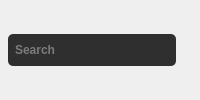
           <widget class="QFrame" name="fr_content_view_top">
            <property name="minimumSize">
             <size>
              <width>0</width>
              <height>32</height>
             </size>
            </property>
            <property name="maximumSize">
             <size>
              <width>16777215</width>
              <height>16777215</height>
             </size>
            </property>
            <property name="frameShape">
             <enum>QFrame::NoFrame</enum>
            </property>
            <property name="frameShadow">
             <enum>QFrame::Raised</enum>
            </property>
            <layout class="QHBoxLayout" name="horizontalLayout_7">
             <property name="spacing">
              <number>0</number>
             </property>
             <property name="leftMargin">
              <number>0</number>
             </property>
             <property name="topMargin">
              <number>0</number>
             </property>
             <property name="rightMargin">
              <number>0</number>
             </property>
             <property name="bottomMargin">
              <number>0</number>
             </property>
             <item>
              <widget class="QFrame" name="fr_content_data_time">
               <property name="styleSheet">
                <string notr="true"/>
               </property>
               <property name="frameShape">
                <enum>QFrame::NoFrame</enum>
               </property>
               <property name="frameShadow">
                <enum>QFrame::Raised</enum>
               </property>
               <layout class="QHBoxLayout" name="horizontalLayout_12">
                <property name="spacing">
                 <number>0</number>
                </property>
                <property name="leftMargin">
                 <number>0</number>
                </property>
                <property name="topMargin">
                 <number>0</number>
                </property>
                <property name="rightMargin">
                 <number>0</number>
                </property>
                <property name="bottomMargin">
                 <number>0</number>
                </property>
                <item>
                 <widget class="QLabel" name="lb_date_time">
                  <property name="font">
                   <font>
                    <pointsize>10</pointsize>
                    <weight>75</weight>
                    <bold>true</bold>
                   </font>
                  </property>
                  <property name="styleSheet">
                   <string notr="true">color: rgb(255, 255, 255);</string>
                  </property>
                  <property name="text">
                   <string/>
                  </property>
                 </widget>
                </item>
               </layout>
              </widget>
             </item>
             <item>
              <widget class="QFrame" name="fr_content_search">
               <property name="maximumSize">
                <size>
                 <width>300</width>
                 <height>16777215</height>
                </size>
               </property>
               <property name="frameShape">
                <enum>QFrame::NoFrame</enum>
               </property>
               <property name="frameShadow">
                <enum>QFrame::Raised</enum>
               </property>
               <layout class="QHBoxLayout" name="horizontalLayout_8">
                <property name="spacing">
                 <number>0</number>
                </property>
                <property name="leftMargin">
                 <number>0</number>
                </property>
                <property name="topMargin">
                 <number>0</number>
                </property>
                <property name="rightMargin">
                 <number>0</number>
                </property>
                <property name="bottomMargin">
                 <number>0</number>
                </property>
                <item>
                 <widget class="QLineEdit" name="ld_search">
                  <property name="minimumSize">
                   <size>
                    <width>0</width>
                    <height>32</height>
                   </size>
                  </property>
                  <property name="maximumSize">
                   <size>
                    <width>250</width>
                    <height>16777215</height>
                   </size>
                  </property>
                  <property name="font">
                   <font>
                    <pointsize>9</pointsize>
                    <weight>75</weight>
                    <bold>true</bold>
                   </font>
                  </property>
                  <property name="styleSheet">
                   <string notr="true">QLineEdit{
	border-radius: 5px;
	padding: 5px;
	background-color: rgb(47, 47, 47);
	color: rgb(200,200,200);
}
QLineEdit:focus{
	border: 2px solid rgb(0, 122, 209);
	border: 2px solid rgb(172, 235, 226);
	color: rgb(255,255,255);
}</string>
                  </property>
                  <property name="placeholderText">
                   <string>Search</string>
                  </property>
                 </widget>
                </item>
                <item>
                 <widget class="QPushButton" name="btn_search">
                  <property name="minimumSize">
                   <size>
                    <width>24</width>
                    <height>24</height>
                   </size>
                  </property>
                  <property name="maximumSize">
                   <size>
                    <width>24</width>
                    <height>24</height>
                   </size>
                  </property>
                  <property name="cursor">
                   <cursorShape>PointingHandCursor</cursorShape>
                  </property>
                  <property name="styleSheet">
                   <string notr="true">QPushButton{
	border-radius: 1px;
	background-image: url(:/search/procurar.png);
	background-position: center;
	background-repeat: no-repeat;
}
QPushButton:hover{
	background-image: url(:/search/procurar(copiar).png);
}</string>
                  </property>
                  <property name="text">
                   <string/>
                  </property>
                 </widget>
                </item>
               </layout>
              </widget>
             </item>
            </layout>
           </widget>
